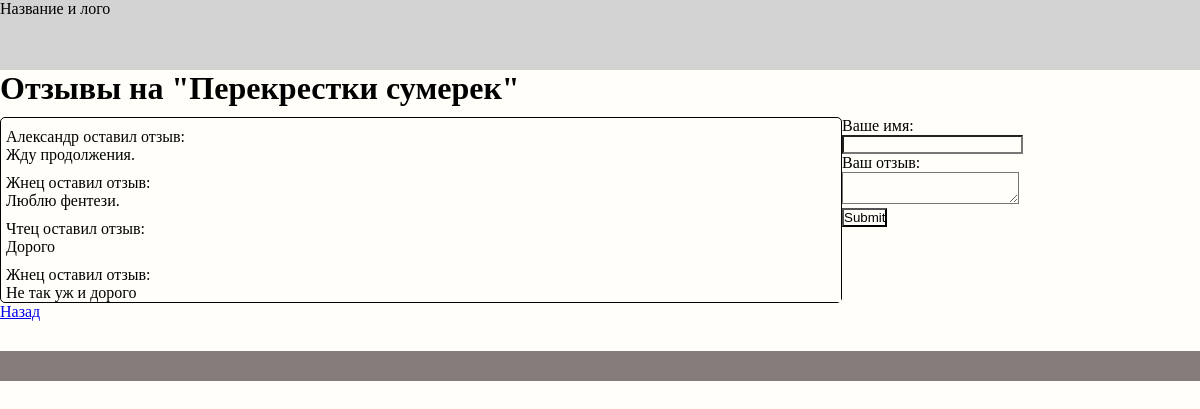
The page /catalog/all_comment.php?id=2 on the database its author committed.
### tables this page shows
CREATE TABLE `catalog` (
  `id` int NOT NULL,
  `name` varchar(100) NOT NULL,
  `url` varchar(100) NOT NULL,
  `short_disc` text NOT NULL,
  `disc` text NOT NULL,
  `price` decimal(10,0) NOT NULL,
  `author` varchar(100) NOT NULL
);

CREATE TABLE `comment` (
  `id` int NOT NULL,
  `book_id` int NOT NULL,
  `author_name` varchar(70) NOT NULL,
  `comment` text NOT NULL,
  `likes` int NOT NULL
);

### catalog/all_comment.php (the view, shortened to what this page needs)
<?php
    include('connect.php');
    $query = "SELECT * FROM catalog WHERE id ={$_GET['id']}";
    $res = mysqli_query($link, $query);
    $res = mysqli_fetch_assoc($res);
?>
<!DOCTYPE html>
<html lang="en">
<head>
    <link rel="stylesheet" href="style/style.css">
</head>
<body>
    <div class='container'>
        <header> Название и лого </header>
        <h1>Отзывы на "<?= $res['name'] ?>"</h1>
        <div class='comment'>
            <div class='inner_comment'>
                <?php
                include('connect.php');
                $query = "SELECT * FROM comment WHERE book_id ={$_GET['id']} order by id";
                $res = mysqli_query($link, $query);
                while($row = mysqli_fetch_assoc($res)):
                ?>
                <div class='inner_comment_text'>
                <p class='comment_author'><?= $row['author_name'] ?> оставил отзыв:</p>
                <p class= 'comment_text'><?= $row['comment'] ?></p>
                </div>
                <?php endwhile ?>
            </div>
            <form action="send.php" method='POST'>
                <p>Ваше имя:</p>
                <input type="text" name="name"><br>
                <p>Ваш отзыв:</p>
                <textarea name="comment"></textarea><br>
                <input type="submit">
            </form>
        </div>
        <a class='back' href="<?= $_SERVER['HTTP_REFERER'] ?>">Назад</a>
        <footer></footer>
    </div>
</body>
</html>

### catalog/style/style.css (style rules this page uses)
* { margin: 0; padding: 0; background-color: #fffef8; }
.container { margin: 0 auto; width: 1200px; }
header { height: 70px; background-color: lightgrey; }
footer { margin-top: 30px; height: 30px; background-color: rgb(134, 124, 124) }
.comment { display: flex; margin-top: 10px; }
.inner_comment { width: 70%; border: 1px solid black; border-radius: 5px; }
.inner_comment_text { background-color: #b4b2a4; margin-top: 10px; margin-left: 5px; }

### rows shown on the page
catalog: name "Перекрестки сумерек"
comment: author_name "Александр", comment "Жду продолжения."
comment: author_name "Жнец", comment "Люблю фентези."
comment: author_name "Чтец", comment "Дорого"
comment: author_name "Жнец", comment "Не так уж и дорого"
